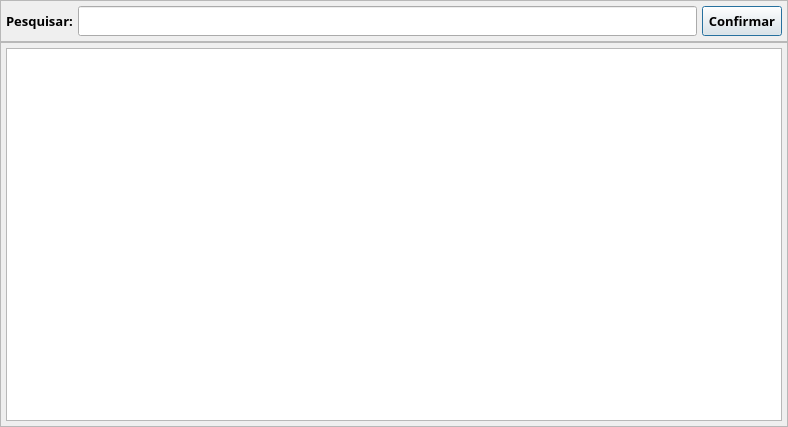
<?xml version="1.0" encoding="UTF-8"?>
<ui version="4.0">
 <class>Pesquisa_Fichas_Tecnicas</class>
 <widget class="QDialog" name="Pesquisa_Fichas_Tecnicas">
  <property name="geometry">
   <rect>
    <x>0</x>
    <y>0</y>
    <width>788</width>
    <height>427</height>
   </rect>
  </property>
  <property name="font">
   <font>
    <family>Segoe UI Semibold</family>
    <pointsize>10</pointsize>
    <bold>true</bold>
   </font>
  </property>
  <property name="windowTitle">
   <string>Pesquisa Fichas Tecnicas</string>
  </property>
  <layout class="QVBoxLayout" name="verticalLayout">
   <property name="spacing">
    <number>0</number>
   </property>
   <property name="leftMargin">
    <number>0</number>
   </property>
   <property name="topMargin">
    <number>0</number>
   </property>
   <property name="rightMargin">
    <number>0</number>
   </property>
   <property name="bottomMargin">
    <number>0</number>
   </property>
   <item>
    <widget class="QFrame" name="frm_Filtro">
     <property name="frameShape">
      <enum>QFrame::Shape::StyledPanel</enum>
     </property>
     <property name="frameShadow">
      <enum>QFrame::Shadow::Raised</enum>
     </property>
     <layout class="QHBoxLayout" name="horizontalLayout">
      <property name="spacing">
       <number>5</number>
      </property>
      <property name="leftMargin">
       <number>5</number>
      </property>
      <property name="topMargin">
       <number>5</number>
      </property>
      <property name="rightMargin">
       <number>5</number>
      </property>
      <property name="bottomMargin">
       <number>5</number>
      </property>
      <item>
       <widget class="QLabel" name="lb_Pesquisa">
        <property name="minimumSize">
         <size>
          <width>0</width>
          <height>30</height>
         </size>
        </property>
        <property name="maximumSize">
         <size>
          <width>16777215</width>
          <height>30</height>
         </size>
        </property>
        <property name="text">
         <string>Pesquisar:</string>
        </property>
       </widget>
      </item>
      <item>
       <widget class="QLineEdit" name="txt_Pesquisa">
        <property name="minimumSize">
         <size>
          <width>0</width>
          <height>30</height>
         </size>
        </property>
        <property name="maximumSize">
         <size>
          <width>16777215</width>
          <height>30</height>
         </size>
        </property>
       </widget>
      </item>
      <item>
       <widget class="QPushButton" name="bt_Pesquisa">
        <property name="minimumSize">
         <size>
          <width>0</width>
          <height>30</height>
         </size>
        </property>
        <property name="maximumSize">
         <size>
          <width>16777215</width>
          <height>30</height>
         </size>
        </property>
        <property name="text">
         <string>Confirmar</string>
        </property>
       </widget>
      </item>
     </layout>
    </widget>
   </item>
   <item>
    <widget class="QFrame" name="frm_Lista">
     <property name="frameShape">
      <enum>QFrame::Shape::StyledPanel</enum>
     </property>
     <property name="frameShadow">
      <enum>QFrame::Shadow::Raised</enum>
     </property>
     <layout class="QVBoxLayout" name="verticalLayout_2">
      <property name="spacing">
       <number>5</number>
      </property>
      <property name="leftMargin">
       <number>5</number>
      </property>
      <property name="topMargin">
       <number>5</number>
      </property>
      <property name="rightMargin">
       <number>5</number>
      </property>
      <property name="bottomMargin">
       <number>5</number>
      </property>
      <item>
       <widget class="QTableView" name="tb_Fichas_Tecnicas"/>
      </item>
     </layout>
    </widget>
   </item>
  </layout>
 </widget>
 <resources/>
 <connections/>
</ui>
